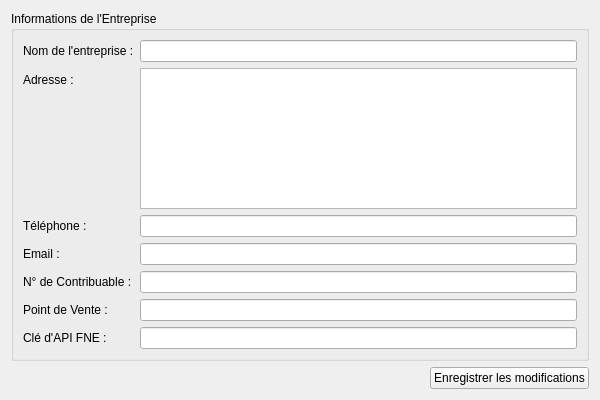
<?xml version="1.0" encoding="UTF-8"?>
<ui version="4.0">
 <class>SettingsPage</class>
 <widget class="QWidget" name="SettingsPage">
  <property name="geometry">
   <rect>
    <x>0</x>
    <y>0</y>
    <width>600</width>
    <height>400</height>
   </rect>
  </property>
  <property name="windowTitle">
   <string>Paramètres</string>
  </property>
  <layout class="QVBoxLayout" name="verticalLayout">
   <item>
    <widget class="QGroupBox" name="company_groupbox">
     <property name="title">
      <string>Informations de l'Entreprise</string>
     </property>
     <layout class="QFormLayout" name="formLayout">
      <item row="0" column="0">
       <widget class="QLabel" name="label_name">
        <property name="text">
         <string>Nom de l'entreprise :</string>
        </property>
       </widget>
      </item>
      <item row="0" column="1">
       <widget class="QLineEdit" name="name_edit"/>
      </item>
      <item row="1" column="0">
       <widget class="QLabel" name="label_address">
        <property name="text">
         <string>Adresse :</string>
        </property>
       </widget>
      </item>
      <item row="1" column="1">
       <widget class="QTextEdit" name="address_edit"/>
      </item>
      <item row="2" column="0">
       <widget class="QLabel" name="label_phone">
        <property name="text">
         <string>Téléphone :</string>
        </property>
       </widget>
      </item>
      <item row="2" column="1">
       <widget class="QLineEdit" name="phone_edit"/>
      </item>
      <item row="3" column="0">
       <widget class="QLabel" name="label_email">
        <property name="text">
         <string>Email :</string>
        </property>
       </widget>
      </item>
      <item row="3" column="1">
       <widget class="QLineEdit" name="email_edit"/>
      </item>
      <item row="4" column="0">
       <widget class="QLabel" name="label_tax_id">
        <property name="text">
         <string>N° de Contribuable :</string>
        </property>
       </widget>
      </item>
      <item row="4" column="1">
       <widget class="QLineEdit" name="tax_id_edit"/>
      </item>
      <item row="5" column="0">
       <widget class="QLabel" name="label_pos">
        <property name="text">
         <string>Point de Vente :</string>
        </property>
       </widget>
      </item>
      <item row="5" column="1">
       <widget class="QLineEdit" name="pos_edit"/>
      </item>
      <item row="6" column="0">
       <widget class="QLabel" name="label_fne_api_key">
        <property name="text">
         <string>Clé d'API FNE :</string>
        </property>
       </widget>
      </item>
      <item row="6" column="1">
       <widget class="QLineEdit" name="fne_api_key_edit">
        <property name="echoMode">
         <enum>QLineEdit::Password</enum>
        </property>
       </widget>
      </item>
     </layout>
    </widget>
   </item>
   <item>
    <spacer name="verticalSpacer">
     <property name="orientation">
      <enum>Qt::Vertical</enum>
     </property>
     <property name="sizeHint" stdset="0">
      <size>
       <width>20</width>
       <height>40</height>
      </size>
     </property>
    </spacer>
   </item>
   <item>
    <layout class="QHBoxLayout" name="horizontalLayout">
     <item>
      <spacer name="horizontalSpacer">
       <property name="orientation">
        <enum>Qt::Horizontal</enum>
       </property>
       <property name="sizeHint" stdset="0">
        <size>
         <width>40</width>
         <height>20</height>
        </size>
       </property>
      </spacer>
     </item>
     <item>
      <widget class="QPushButton" name="save_button">
       <property name="text">
        <string>Enregistrer les modifications</string>
       </property>
      </widget>
     </item>
    </layout>
   </item>
  </layout>
 </widget>
 <resources/>
 <connections/>
</ui>
